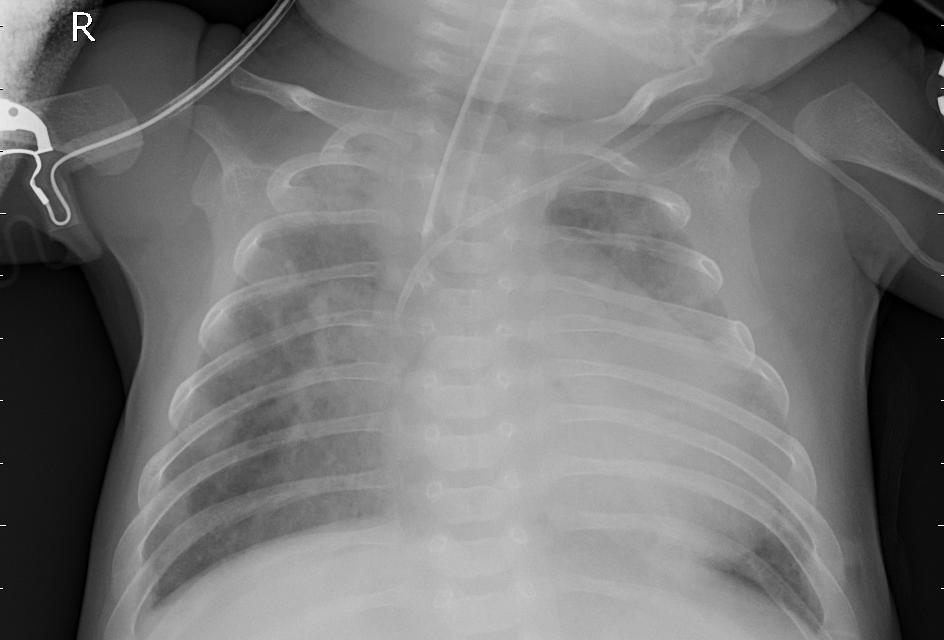
#> input picture test_samples/1_real_cancer_xray.jpeg, 944 x 640 px
$ python -i xray_validator.py   (imports and definitions only)
#> lines starting #> are read from the running program, lines starting #| are printed output that depends on the picture
#> further down, picture is the input picture: PIL image 944x640 L; min 0, max 255, mean 118.1
"""
Chest X-Ray Verification & Out-Of-Distribution (OOD) Validator.
Ensures uploaded images are genuine frontal chest radiographs before running
clinical classification heads, preventing false predictions on random photos,
wallpapers, people, landscapes, or non-medical graphics.
"""

from pathlib import Path
from typing import Dict, Any, Tuple, Optional
import numpy as np
from PIL import Image

class ChestXRayValidator:
    """
    Multi-stage verification engine for thoracic radiographs:
    1. Chrominance & Saturation Analysis (medical X-rays are monochromatic radiographs)
    2. Dynamic Range & Contrast Distribution
    3. Deep Radiographic Manifold Distance (MobileNetV2 feature embedding vs chest centroid)
    """

    def __init__(self, centroid_path: Optional[str] = None):
        self.centroid = None
        if centroid_path is None:
            default_path = Path("backend/models/xray_embedding_centroid.npy")
            if default_path.exists():
                self.centroid = np.load(default_path)
        else:
            p = Path(centroid_path)
            if p.exists():
                self.centroid = np.load(p)

    def validate_image(
        self,
        img: Image.Image,
        feature_embedding: Optional[np.ndarray] = None
    ) -> Tuple[bool, str, Dict[str, Any]]:
        """
        Validates whether the image is a frontal chest X-ray.
        Returns:
            is_valid (bool): True if verified as a chest radiograph.
            error_message (str): Clinical explanation if rejected.
            metrics (dict): Measurements (color difference, saturation, contrast, manifold score).
        """
        rgb_img = img.convert("RGB")
        # Resize to standard analysis dimensions for consistent spatial analysis
        rgb_img_std = rgb_img.resize((224, 224), Image.Resampling.BILINEAR)
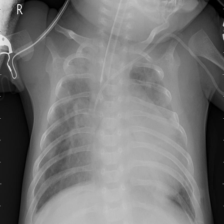
#> rgb_img_std: PIL image 224x224 RGB; min 0, max 231, mean 118.1
        arr = np.array(rgb_img_std, dtype=np.float32)

        # 1. Color Divergence & Saturation Analysis
        # Real chest X-rays are monochromatic shadowgraphs (R ≈ G ≈ B).
        ch_diff = float(np.mean(
            np.abs(arr[:, :, 0] - arr[:, :, 1]) +
            np.abs(arr[:, :, 1] - arr[:, :, 2]) +
            np.abs(arr[:, :, 0] - arr[:, :, 2])
        ) / 3.0)
#> ch_diff = 0

        hsv_img = rgb_img_std.convert("HSV")
#> hsv_img: PIL image 224x224 HSV; mean H, S, V 0, 0, 118.1
        sat_arr = np.array(hsv_img)[:, :, 1] / 255.0
#> sat_arr: shape (224, 224) float64; every value is 0
        sat_mean = float(np.mean(sat_arr))
#> sat_mean = 0
        vibrant_pixel_ratio = float(np.mean(sat_arr > 0.18))
#> vibrant_pixel_ratio = 0

        # 2. Contrast & Luminance Distribution
        gray_img = rgb_img_std.convert("L")
        gray_arr = np.array(gray_img, dtype=np.float32)
        contrast_std = float(np.std(gray_arr))
#> contrast_std = 52.15
        overall_mean = float(np.mean(gray_arr))
#> overall_mean = 118.1

        # Radiological Peripheral Exposure (Real X-rays have dark outer air exposure; logos/documents are bright white)
        c1, c2, c3, c4 = gray_arr[:15, :15], gray_arr[:15, -15:], gray_arr[-15:, :15], gray_arr[-15:, -15:]
        corner_avg = float((np.mean(c1) + np.mean(c2) + np.mean(c3) + np.mean(c4)) / 4.0)
#> corner_avg = 53.32
        border_pixels = np.concatenate([
            gray_arr[:10, :].flatten(),
            gray_arr[-10:, :].flatten(),
            gray_arr[:, :10].flatten(),
            gray_arr[:, -10:].flatten()
        ])
#> border_pixels = 8960 values, max 231 at index 4830, min 0 at index 25, mean 85.8
        border_avg = float(np.mean(border_pixels))
#> border_avg = 85.8
        high_white_ratio = float(np.mean(gray_arr > 235))
#> high_white_ratio = 0

        # Foreground saturation on non-white elements
        fg_mask = gray_arr < 240
#> fg_mask: shape (224, 224) bool; every value is 1
        fg_sat_mean = float(np.mean(sat_arr[fg_mask])) if np.sum(fg_mask) > 100 else sat_mean
#> fg_sat_mean = 0

        metrics = {
            "channel_divergence": round(ch_diff, 2),
            "mean_saturation": round(sat_mean, 3),
            "fg_saturation": round(fg_sat_mean, 3),
            "vibrant_pixel_ratio": round(vibrant_pixel_ratio, 3),
            "contrast_std": round(contrast_std, 2),
            "border_mean": round(border_avg, 1),
            "corner_mean": round(corner_avg, 1),
            "high_white_ratio": round(high_white_ratio, 3),
            "manifold_similarity": None
        }

        # Check 1: White background / Graphic / Document detection
        if border_avg > 175.0 or corner_avg > 165.0 or high_white_ratio > 0.18 or overall_mean > 190.0:
            return (
                False,
                "Graphic / Document Detected: The uploaded image has a bright white background or digital graphic border. "
                "Diagnostic chest X-rays are projection radiographs with dark background exposure. Please upload a real chest X-ray.",
                metrics
            )

        # Check 2: Significant color detection (general photo, wallpaper, game screenshot)
        if ch_diff > 8.0 or sat_mean > 0.14 or fg_sat_mean > 0.14 or vibrant_pixel_ratio > 0.08:
            return (
                False,
                "Non-X-Ray Image Detected: The uploaded image contains high color saturation and multi-channel chrominance. "
                "Medical chest X-rays are monochromatic transmission radiographs. Please upload a valid chest X-ray.",
                metrics
            )

        # Check 3: Contrast & Dynamic Range (blank graphics, solid blocks, empty documents)
        if contrast_std < 18.0:
            return (
                False,
                "Invalid Image Quality: The uploaded image has insufficient dynamic range or appears to be a flat graphic/blank document. "
                "Diagnostic chest radiographs require distinct anatomical contrast (lung fields, ribs, and mediastinum).",
                metrics
            )

        # Check 4: Deep Feature Manifold Similarity (if feature embedding is provided)
        if feature_embedding is not None and self.centroid is not None:
            norm_feat = feature_embedding / (np.linalg.norm(feature_embedding) + 1e-7)
            sim = float(np.dot(norm_feat, self.centroid))
            metrics["manifold_similarity"] = round(sim, 4)

            # Chest X-rays typically have similarity > 0.70; non-X-rays fall below 0.60
            if sim < 0.62:
                return (
                    False,
                    f"Anatomical Manifold Mismatch: Deep neural feature representation does not match human thoracic radiography (confidence match: {sim * 100:.1f}%). "
                    "Please ensure you are uploading a standard frontal chest X-ray.",
                    metrics
                )

        return True, "", metrics

# Default singleton instance
xray_validator = ChestXRayValidator()

>>> from PIL import Image
>>> picture = Image.open('../../test_samples/1_real_cancer_xray.jpeg')
>>> result = ChestXRayValidator().validate_image(picture)

$ run again, on test_samples/2_real_cancer_xray.jpeg
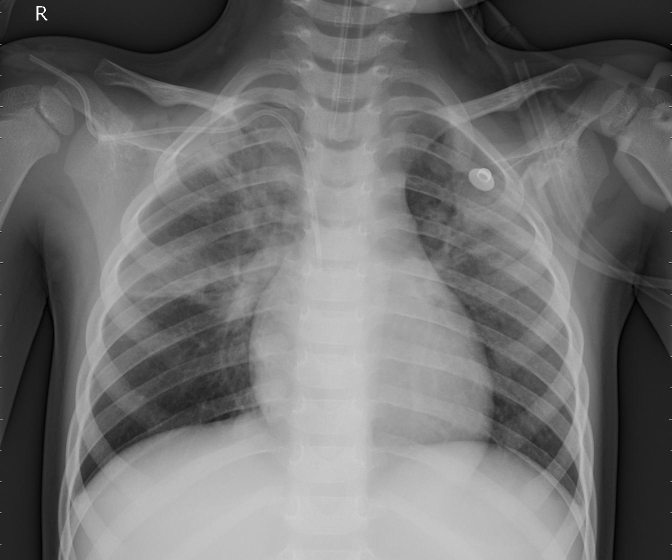
#> input picture test_samples/2_real_cancer_xray.jpeg, 1344 x 1120 px (shown at 1/2 size)
#> picture is the input picture: PIL image 1344x1120 L; min 0, max 255, mean 112.1
#> in validate_image, `rgb_img_std = rgb_img.resize((224, 224), Image.Resampling.BILINEAR)`:
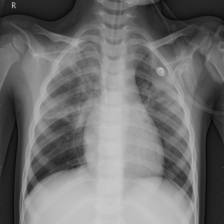
#> rgb_img_std: PIL image 224x224 RGB; min 7, max 204, mean 112.1
#> ch_diff = 0
#> hsv_img: PIL image 224x224 HSV; mean H, S, V 0, 0, 112.1
#> sat_arr: shape (224, 224) float64; every value is 0
#> contrast_std = 53.39
#> overall_mean = 112.1
#> corner_avg = 34.56
#> border_pixels = 8960 values, max 204 at index 4130, min 8 at index 6919, mean 77.94
#> border_avg = 77.94
#> high_white_ratio = 0
#> fg_mask: shape (224, 224) bool; every value is 1
